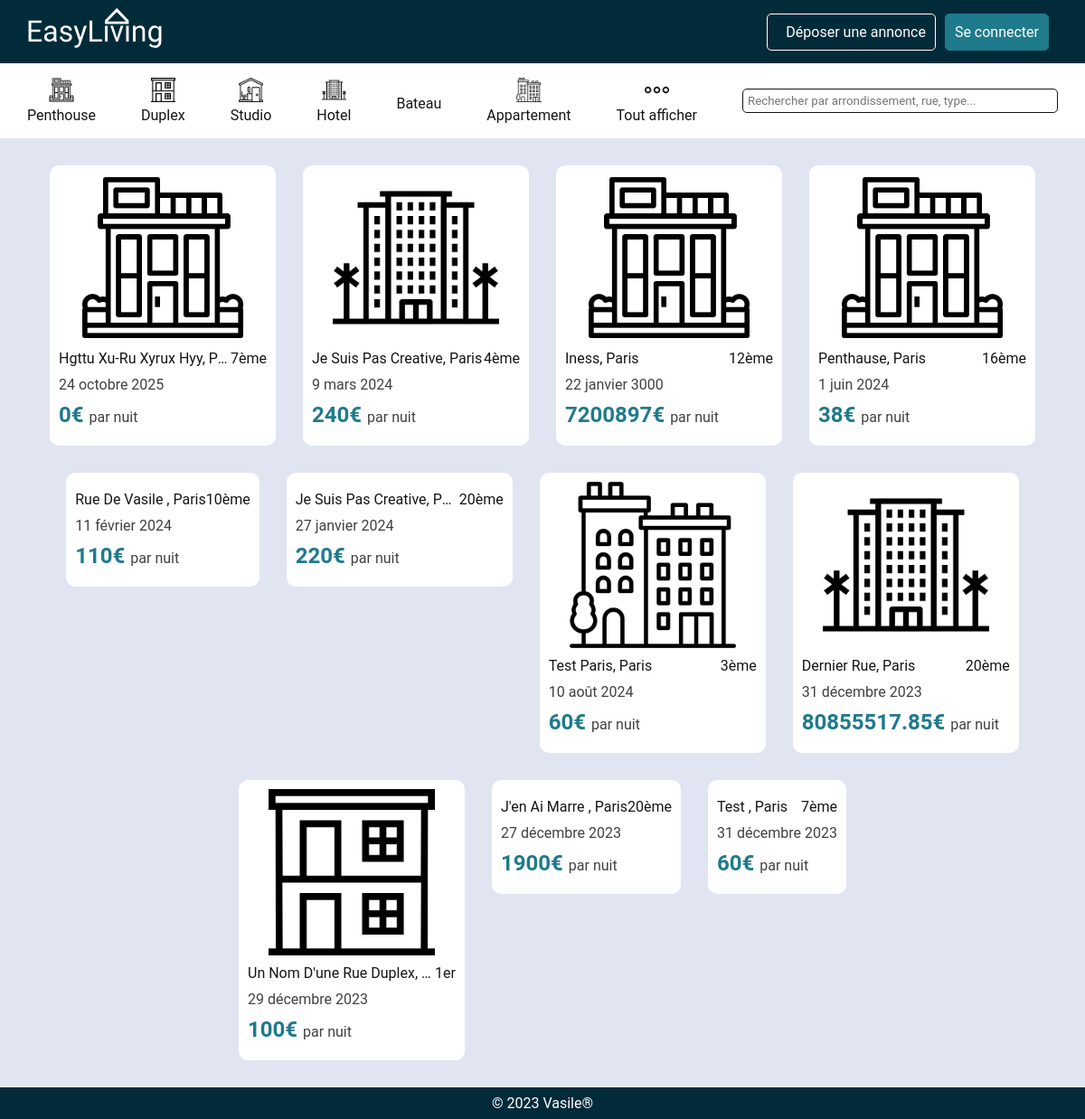
/view/v_accueil.php, run on the app's committed database.
### tables this page shows
CREATE TABLE IF NOT EXISTS `appartements` (
  `numappart` int NOT NULL AUTO_INCREMENT,
  `rue` varchar(50) DEFAULT NULL,
  `arrondisse` int NOT NULL,
  `etage` int DEFAULT NULL,
  `typappart` varchar(50) NOT NULL,
  `prix_loc` decimal(10,2) DEFAULT NULL,
  `prix_charg` decimal(10,2) DEFAULT NULL,
  `ascenseur` tinyint(1) DEFAULT '0',
  `preavis` tinyint(1) DEFAULT '0',
  `date_libre` date NOT NULL,
  `id_utilisateur` int NOT NULL,
  PRIMARY KEY (`numappart`),
  KEY `id_utilisateur` (`id_utilisateur`),
  CONSTRAINT `appartements_ibfk_1` FOREIGN KEY (`id_utilisateur`) REFERENCES `utilisateur` (`id_utilisateur`)
);

### models/ConnexionDB_lecture.php (called while the page is built, shortened)
<?php
class ConnexionDB_lecture extends ConnexionDB
{
    private  static $dbUser = 'lecture';
    private  static $dbPassword = 'd7h7WbQ7UMb75k';
    protected function __construct()
    {
        $dsn = 'mysql:dbname='.self::$dbName . ';host=' . self::$dbHost;
        try
		{
			$this->monPDO = new PDO($dsn, self::$dbUser, self::$dbPassword );
        }
		catch(PDOException $e)
		{
            die($e->getMessage());
        }
    }
    public static function ouvreConnexion()
	{
        if (is_null(self::$maConnexion))
		{
            self::$maConnexion=new ConnexionDB_lecture();
		}
        return self::$maConnexion;
    }
}

### models/ModeleDonnees.php (called while the page is built, shortened)
<?php
include_once('AppartementModel.php');
include('ConnexionDB.php');
include('ConnexionDB_lecture.php');
class ModeleDonnees
{
	private $monPDOstatique ;
	public function __construct($type)
	{
			switch($type)
			{
				case 'lecture':
					$this->monPDOstatique = ConnexionDB_lecture::ouvreConnexion();
					$this->monPDOstatique = $this->monPDOstatique->get_monPDO();
					break;
			}
	}
	public function GetAllAppartements()
	{
		try
		{
			$requete = "SELECT * FROM appartements ORDER BY numappart DESC;
			";
			$ordre = $this->monPDOstatique->prepare($requete);
			$ordre->execute();
			$resultats = $ordre->fetchAll(PDO::FETCH_ASSOC);
			return $resultats;
		}
		catch (PDOException $e) {
			die("Erreur lors de la réinitialisation : " . $e->getMessage());
		}
	}
}
?>

### models/ConnexionDB.php (called while the page is built, shortened)
<?php
abstract class ConnexionDB
{
	protected $monPDO ;
	public function get_monPDO()
	{
		return $this->monPDO;
	}
}
?>

### controls/c_AppartementsAccueil.php (called while the page is built)
<?php
include_once('../models/AppartementModel.php');
require_once('../models/ModeleDonnees.php');
    if ($_SERVER['REQUEST_METHOD'] === 'POST')
    {
        $typappart =filter_input(INPUT_POST,'typappart', FILTER_SANITIZE_FULL_SPECIAL_CHARS);
        $modele = new ModeleDonnees('lecture');
        $resultats = $modele->GetAllAppartementsbyType($typappart);
        if (!empty($resultats))
        {
            foreach ($resultats as $donneesAppartement) {
                $dateTime = new DateTime($donneesAppartement['date_libre']);
                $formatter = new IntlDateFormatter(
                    'fr_FR',
                    IntlDateFormatter::FULL,
                    IntlDateFormatter::NONE,
                    null,
                    null,
                    'd MMMM yyyy'
                );
                $appartement = new Appartement(
                    $donneesAppartement['numappart'],
                    '',
                    $donneesAppartement['rue'],
                    $donneesAppartement['arrondisse'],
                    $donneesAppartement['etage'],
                    $donneesAppartement['typappart'],
                    $donneesAppartement['prix_loc'],
                    $donneesAppartement['prix_charg'],
                    $donneesAppartement['ascenseur'],
                    $donneesAppartement['preavis'],
                    $formatter->format($dateTime),
                    $donneesAppartement['id_utilisateur']
                );
                $appartements[] = $appartement;
        }
        }
        else
        {
        $messageNoAppart= " <div class='height-100 width-100 align-horizontaly'><h3 class='text-color-black'>Aucune annonce pour : <span class='second-color capitalize'>" .$typappart. "</span></h3></div>";
        }
        if (isset($_POST['view-annonce'])) {
            $idAnnonce = $_POST['view-annonce'];
            $annonce = $modele->getAnnoncebyID($idAnnonce);
            if (!empty($annonce)) {
                session_start();
                $_SESSION['appartementAnnonce'] = new Appartement(
                    $annonce['numappart'],
                    '',
                    $annonce['rue'],
                    $annonce['arrondisse'],
                    $annonce['etage'],
                    $annonce['typappart'],
                    $annonce['prix_loc'],
                    $annonce['prix_charg'],
                    $annonce['ascenseur'],
                    $annonce['preavis'],
                    $annonce['date_libre'],
                    $annonce['id_utilisateur']
                );
            } else {
                $_SESSION['messageNoResult'] = "<h3 class='text-color-black'>L'annonce a été modifiée ou supprimée</h3>";
            }
            header("Location: ../view/v_view-annonce.php");
            exit;
    }
    if (isset($_POST['demande_reservation']))
    {
        include_once('../models/UtilisateurModel.php');
        session_start();
        $dateDepart = $_POST['dateDepart'];
        $dateArrivee = $_POST['dateArrivee'];
        $idAnnonce = $_POST['demande_reservation'];
        $idAppartement = $_POST['demande_reservation'];
        $id_proprieter = $_POST['id_proprieter'];
        $id_demandeur = $_SESSION['utilisateur']->getId();
        $monModele = new ModeleDonnees('ecriture');
                $result = $monModele->demandeReservation($dateArrivee,$dateDepart,$idAppartement,$id_demandeur,$id_proprieter);
                if ($result)
                {
                    header("Location: ../view/v_view-voyage.php");
                    exit;
                }
                else{
                    header("Location: ../view/v_erreur.php?pas-enregi");
                    exit;
                }
    }
}
    else {
    $modele = new ModeleDonnees('lecture');
    $resultats = $modele->GetAllAppartements();
    if (!empty($resultats)) {
        foreach ($resultats as $donneesAppartement) {
            $dateTime = new DateTime($donneesAppartement['date_libre']);
            $formatter = new IntlDateFormatter(
                'fr_FR',
                IntlDateFormatter::FULL,
                IntlDateFormatter::NONE,
                null,
                null,
                'd MMMM yyyy'
            );
            $appartement = new Appartement(
                $donneesAppartement['numappart'],
                '',
                $donneesAppartement['rue'],
                $donneesAppartement['arrondisse'],
                $donneesAppartement['etage'],
                $donneesAppartement['typappart'],
                $donneesAppartement['prix_loc'],
                $donneesAppartement['prix_charg'],
                $donneesAppartement['ascenseur'],
                $donneesAppartement['preavis'],
                $formatter->format($dateTime),
                $donneesAppartement['id_utilisateur']
            );
            $appartements[] = $appartement;
        }
    }
    else {
        $messageNoAppart= " <div class='height-100 width-100 align-horizontaly'><h3>Aucune annonce disponible</h3></div>";
    }
    }
?>

### models/AppartementModel.php (called while the page is built, shortened)
<?php
class Appartement {
    private $numappart;
    private $rue;
    private $arrondissement;
    private $typappart;
    private $prixLoc;
    private $prixCharg;
    private $dateLibre;
    public function __construct(
        $numappart = null,
        $step = null,
        $rue = null,
        $arrondissement = null,
        $etage = null,
        $typappart = null,
        $prixLoc = null,
        $prixCharg= null,
        $ascenseur= null,
        $preavis = null,
        $dateLibre= null,
        $idUtilisateur = null
    ) {
        $this->numappart = $numappart;
        $this->rue = $rue;
        $this->arrondissement = $arrondissement;
        $this->typappart = $typappart;
        $this->prixLoc = $prixLoc;
        $this->prixCharg = $prixCharg;
        $this->dateLibre = $dateLibre;
    }
    public function getNumappart() {
        return $this->numappart;
    }
    public function getRue() {
        return $this->rue;
    }
    public function getArrondissement() {
        return $this->arrondissement;
    }
    public function getTypappart() {
        return $this->typappart;
    }
    public function getPrixLoc() {
        return $this->prixLoc;
    }
    public function getPrixCharg() {
        return $this->prixCharg;
    }
    public function getDateLibre() {
        return $this->dateLibre;
    }
}
?>

### view/v_accueil.php (the view, shortened to what this page needs)
<?php
require_once('../controls/c_AppartementsAccueil.php');
include('header.php');
?>
<div class="min-conteiner">
    <?php
include('second-header.php');
?>
    <?php if (empty($appartements)) :  echo $messageNoAppart?>
<?php else: ?>
    <div class="conteiner-grid-accueil-annonces">
        <?php foreach ($appartements as $appartement) : ?>
        <a href="#" onclick="submitForm(<?php echo $appartement->getNumappart() ?>)">
            <div class="box-grid-accueil-annonce">
                <div class="img-annonce align-horizontaly">
                    <img src="../src/<?php echo $appartement->getTypappart() . '.png'; ?>" alt="">
                </div>
                <div class="annonce-info">
                    <p class="font-size-16px capitalize"><?php echo $appartement->getRue() . ', Paris ' ?></p>
                    <span class="font-size-16px"><?php echo $appartement->getArrondissement() > 1 ? $appartement->getArrondissement() . 'ème' : $appartement->getArrondissement() . 'er'; ?></span>
                </div>
                <div class="annonce-info">
                    <p class="grey font-size-16px"><?php echo $appartement->getDateLibre(); ?></p>
                </div>
                <div class="annonce-info">
                    <p>
                        <strong class="second-color "><?php echo ($appartement->getPrixLoc() + $appartement->getPrixCharg()) . '€'; ?></strong>
                        <span class="grey font-size-16px">par nuit</span>
                    </p>
                </div>
            </div>
        </a>
        <?php endforeach; ?>
    </div>
    <?php endif; ?>
</div>
<?php
include('footer.php')
?>

### data on the page
appartements: typappart (picture), rue "Hgttu Xu-Ru Xyrux Hyy", arrondisse "7", DateLibre "24 octobre 2025", $appartement->getPrixLoc() + $appartement->getPrixCharg() "0"
appartements: typappart (picture), rue "Je Suis Pas Creative", arrondisse "4", DateLibre "9 mars 2024", $appartement->getPrixLoc() + $appartement->getPrixCharg() "240"
appartements: typappart (picture), rue "Iness", arrondisse "12", DateLibre "22 janvier 3000", $appartement->getPrixLoc() + $appartement->getPrixCharg() "7200897"
appartements: typappart (picture), rue "Penthause", arrondisse "16", DateLibre "1 juin 2024", $appartement->getPrixLoc() + $appartement->getPrixCharg() "38"
appartements: rue "Rue De Vasile", arrondisse "10", DateLibre "11 février 2024", $appartement->getPrixLoc() + $appartement->getPrixCharg() "110"
appartements: rue "Je Suis Pas Creative", arrondisse "20", DateLibre "27 janvier 2024", $appartement->getPrixLoc() + $appartement->getPrixCharg() "220"
appartements: typappart (picture), rue "Test Paris", arrondisse "3", DateLibre "10 août 2024", $appartement->getPrixLoc() + $appartement->getPrixCharg() "60"
appartements: typappart (picture), rue "Dernier Rue", arrondisse "20", DateLibre "31 décembre 2023", $appartement->getPrixLoc() + $appartement->getPrixCharg() "80855517.85"
appartements: typappart (picture), rue "Un Nom D'une Rue Duplex", arrondisse "1", DateLibre "29 décembre 2023", $appartement->getPrixLoc() + $appartement->getPrixCharg() "100"
appartements: rue "J'en Ai Marre", arrondisse "20", DateLibre "27 décembre 2023", $appartement->getPrixLoc() + $appartement->getPrixCharg() "1900"
appartements: rue "Test", arrondisse "7", DateLibre "31 décembre 2023", $appartement->getPrixLoc() + $appartement->getPrixCharg() "60"
